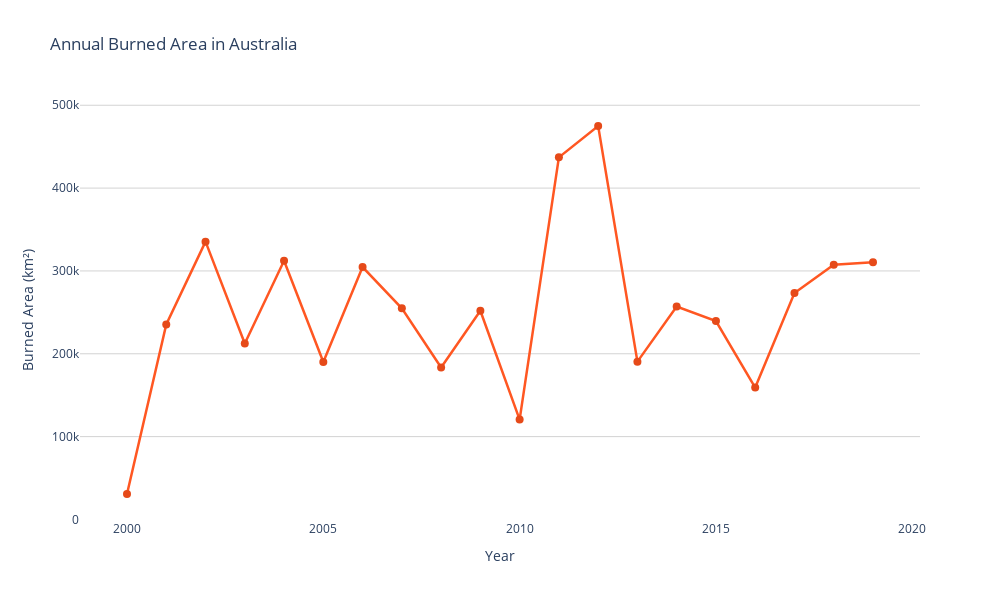

The notebook cell this image was saved under:
### Markdown cell above
From the above timelapse we can see that Australia has alot of wild fire around espicially 2011 - 2013, we hypothesis that it could drastically affect wild life. 
<br>
We will further explore the burned area in Australia below

### Code cell
import pandas as pd
import plotly.express as px

df = pd.read_csv('modis_2000-2019_Australia.csv')
df['acq_date'] = pd.to_datetime(df['acq_date'])
df['year'] = df['acq_date'].dt.year

annual_area = df.groupby('year').size().reset_index(name='detections')
annual_area['burned_area'] = annual_area['detections'] * 1  

fig = px.line(
    annual_area,
    x='year',
    y='burned_area',
    markers=True,
    title='Annual Burned Area in Australia',
    labels={'burned_area': 'Burned Area (km²)', 'year': 'Year'},
    height=600,
    width=1000
)

fig.update_layout(
    plot_bgcolor='white',
    xaxis=dict(showgrid=False),
    yaxis=dict(showgrid=True, gridcolor='lightgrey'),
    hovermode='x unified'
)

fig.update_traces(
    line=dict(width=2.5, color='#FF5722'),
    marker=dict(size=8, color='#E64A19')
)

fig.show()

### Figure 1 — Plotly figure (JSON) as saved in the notebook; plotly's stock layout.template omitted (floating-point values rounded to 4 significant figures)
{"data": [{"hovertemplate": "Year=%{x}<br>Burned Area (km²)=%{y}<extra></extra>", "legendgroup": "", "line": {"color": "#FF5722", "dash": "solid", "width": 2.5}, "marker": {"color": "#E64A19", "size": 8, "symbol": "circle"}, "mode": "markers+lines", "name": "", "orientation": "v", "showlegend": false, "type": "scatter", "x": [2000, 2001, 2002, 2003, 2004, 2005, 2006, 2007, 2008, 2009, 2010, 2011, 2012, 2013, 2014, 2015, 2016, 2017, 2018, 2019], "xaxis": "x", "y": [30724, 235315, 335342, 212359, 312386, 190139, 304651, 254931, 183518, 251914, 120558, 437141, 474964, 190517, 256921, 239462, 159223, 273312, 307359, 310484], "yaxis": "y"}], "layout": {"height": 600, "hovermode": "x unified", "legend": {"tracegroupgap": 0}, "plot_bgcolor": "white", "title": {"text": "Annual Burned Area in Australia"}, "width": 1000, "xaxis": {"anchor": "y", "domain": [0, 1], "showgrid": false, "title": {"text": "Year"}}, "yaxis": {"anchor": "x", "domain": [0, 1], "gridcolor": "lightgrey", "showgrid": true, "title": {"text": "Burned Area (km²)"}}}}
